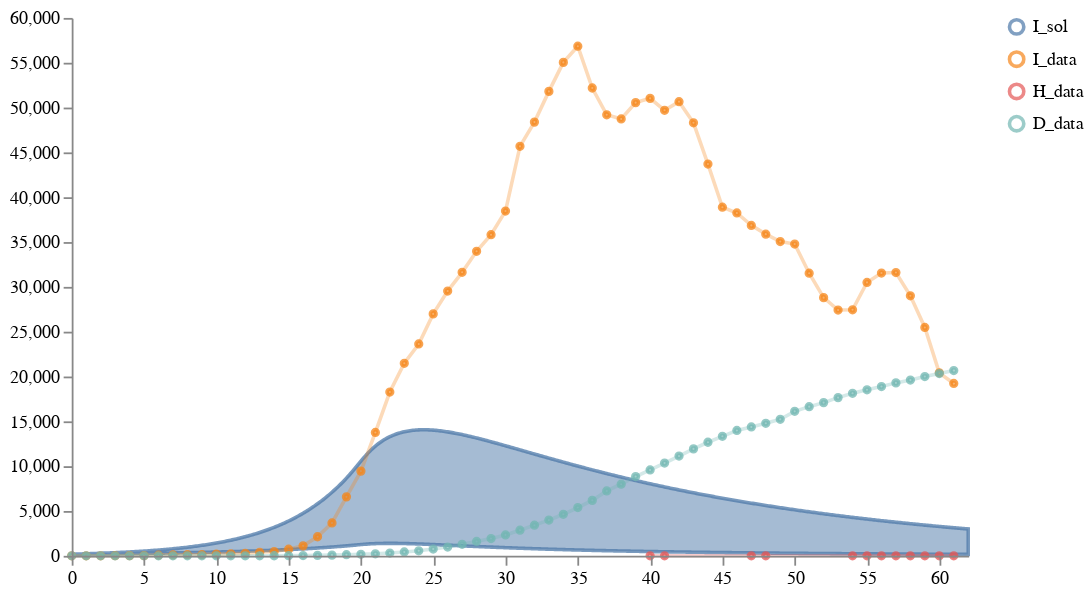

The cell this chart's notebook holds for it:
### Code cell
schema = plots.trajectories(pd.DataFrame(prior_samples["data"]), keep="I.*_sol",
                            points=all_data1.reset_index(drop=True).rename(columns={"I":"I_data", "H":"H_data", "D":"D_data"}))
schema = plots.pad(schema, 5)
plots.ipy_display(schema)

### Figure 1 — Vega specification as saved in the notebook (floating-point values rounded to 4 significant figures; data arrays with more than 128 entries replaced by an {"elided": "..."} marker saying what was removed)
{"$schema": "https://vega.github.io/schema/vega/v5.json", "axes": [{"name": "x_axis", "orient": "bottom", "scale": "xscale", "zindex": 100}, {"name": "y_axis", "orient": "left", "scale": "yscale", "zindex": 100}], "data": [{"name": "distributions", "values": {"elided": "621 records"}}, {"name": "traces", "transform": [{"expr": "isValid(datum.value)", "type": "filter"}], "values": []}, {"name": "points", "values": {"elided": "136 records"}}, {"name": "markers", "values": []}, {"name": "selected", "on": [{"remove": true, "trigger": "clear"}, {"remove": true, "trigger": "!shift"}, {"insert": "clicked", "trigger": "!shift && clicked"}, {"toggle": "clicked", "trigger": "shift && clicked"}]}], "height": 300, "legends": [{"encode": {"labels": {"interactive": true, "name": "legendLabel", "update": {"opacity": [{"test": "!length(data('selected')) || indata('selected', 'value', datum.value)", "value": 1}, {"value": 0.25}]}}, "symbols": {"interactive": true, "name": "legendSymbol", "update": {"fill": {"value": "transparent"}, "opacity": [{"test": "!length(data('selected')) || indata('selected', 'value', datum.value)", "value": 0.7}, {"value": 0.15}], "size": {"value": 64}, "strokeWidth": {"value": 2}}}}, "name": "color_legend", "stroke": "color"}], "marks": [{"from": {"facet": {"data": "points", "groupby": "trajectory", "name": "points_split"}}, "marks": [{"encode": {"hover": {"fillOpacity": {"value": 0.9}}, "update": {"fill": {"field": "trajectory", "scale": "color"}, "fillOpacity": [{"test": "!length(data('selected')) || indata('selected', 'value', datum.trajectory)", "value": 0.5}, {"value": 0.15}], "size": {"value": 10}, "stroke": {"field": "trajectory", "scale": "color"}, "strokeOpacity": [{"test": "!length(data('selected')) || indata('selected', 'value', datum.trajectory)", "value": 0.75}, {"value": 0.15}], "strokeWidth": {"value": 2}, "tooltip": {"field": "value"}, "x": {"field": "timepoint", "scale": "xscale"}, "y": {"field": "value", "scale": "yscale"}}}, "from": {"data": "points_split"}, "name": "_points_symbol", "type": "symbol", "zindex": 3}, {"encode": {"hover": {"fillOpacity": {"value": 0.9}}, "update": {"interpolate": {"value": "linear"}, "stroke": {"field": "trajectory", "scale": "color"}, "strokeOpacity": [{"test": "!length(data('selected')) || indata('selected', 'value', datum.trajectory)", "value": 0.3}, {"value": 0.1}], "strokeWidth": {"value": 2}, "x": {"field": "timepoint", "scale": "xscale"}, "y": {"field": "value", "scale": "yscale"}}}, "from": {"data": "points_split"}, "name": "_points_line", "type": "line", "zindex": 3}], "name": "_points", "type": "group", "zindex": 3}, {"from": {"facet": {"data": "traces", "groupby": "trajectory", "name": "traces_split"}}, "marks": [{"encode": {"hover": {"fillOpacity": {"value": 0.9}}, "update": {"interpolate": {"value": "linear"}, "stroke": {"field": "trajectory", "scale": "color"}, "strokeOpacity": [{"test": "!length(data('selected')) || indata('selected', 'value', datum.trajectory)", "value": 0.75}, {"value": 0.15}], "strokeWidth": {"value": 2}, "x": {"field": "timepoint", "scale": "xscale"}, "y": {"field": "value", "scale": "yscale"}}}, "from": {"data": "traces_split"}, "name": "_traces_lines", "type": "line"}], "name": "_traces", "type": "group", "zindex": 2}, {"from": {"facet": {"data": "distributions", "groupby": "trajectory", "name": "trajectory_split"}}, "marks": [{"encode": {"hover": {"fillOpacity": {"value": 0.9}}, "update": {"fill": {"field": "trajectory", "scale": "color"}, "fillOpacity": [{"test": "!length(data('selected')) || indata('selected', 'value', datum.trajectory)", "value": 0.5}, {"value": 0.15}], "interpolate": {"value": "linear"}, "stroke": {"field": "trajectory", "scale": "color"}, "strokeOpacity": [{"test": "!length(data('selected')) || indata('selected', 'value', datum.trajectory)", "value": 0.75}, {"value": 0.15}], "strokeWidth": {"value": 2}, "x": {"field": "timepoint", "scale": "xscale"}, "y": {"field": "upper", "scale": "yscale"}, "y2": {"field": "lower", "scale": "yscale"}}}, "from": {"data": "trajectory_split"}, "type": "area"}], "name": "_distributions", "type": "group", "zindex": 1}, {"marks": [{"encode": {"enter": {"stroke": {"value": "lightgray"}}, "update": {"opacity": {"value": 1}, "x": {"field": "timepoint", "scale": "xscale"}, "y": {"signal": "height"}, "y2": {"value": 0}}}, "from": {"data": "markers"}, "name": "_marker text", "type": "rule"}, {"encode": {"enter": {"fontSize": {"value": 8}, "text": {"field": "datum.label"}, "y": {"value": 0}}}, "from": {"data": "_marker text"}, "name": "_marker flags", "transform": [{"as": ["x", "_y", "opacity", "align", "baseline"], "lineAnchor": "start", "offset": [1], "size": {"signal": "[width, height]"}, "type": "label"}], "type": "text"}], "name": "_markers", "type": "group"}], "padding": 5, "scales": [{"domain": {"fields": [{"data": "distributions", "field": "timepoint"}, {"data": "traces", "field": "timepoint"}, {"data": "points", "field": "timepoint"}, {"data": "markers", "field": "timepoint"}]}, "name": "xscale", "range": "width", "type": "linear", "zero": false}, {"domain": {"fields": [{"data": "distributions", "field": "lower"}, {"data": "distributions", "field": "upper"}, {"data": "traces", "field": "value"}, {"data": "points", "field": "value"}]}, "name": "yscale", "nice": true, "range": "height", "type": "linear", "zero": true}, {"domain": {"fields": [{"data": "distributions", "field": "trajectory"}, {"data": "traces", "field": "trajectory"}, {"data": "points", "field": "trajectory"}]}, "name": "color", "range": "category", "type": "ordinal"}], "signals": [{"name": "clear", "on": [{"events": "mouseup[!event.item]", "force": true, "update": "true"}], "value": true}, {"name": "shift", "on": [{"events": "@legendSymbol:click, @legendLabel:click", "force": true, "update": "event.shiftKey"}], "value": false}, {"name": "clicked", "on": [{"events": "@legendSymbol:click, @legendLabel:click", "force": true, "update": "{value: datum.value}"}], "value": null}], "width": 500}
